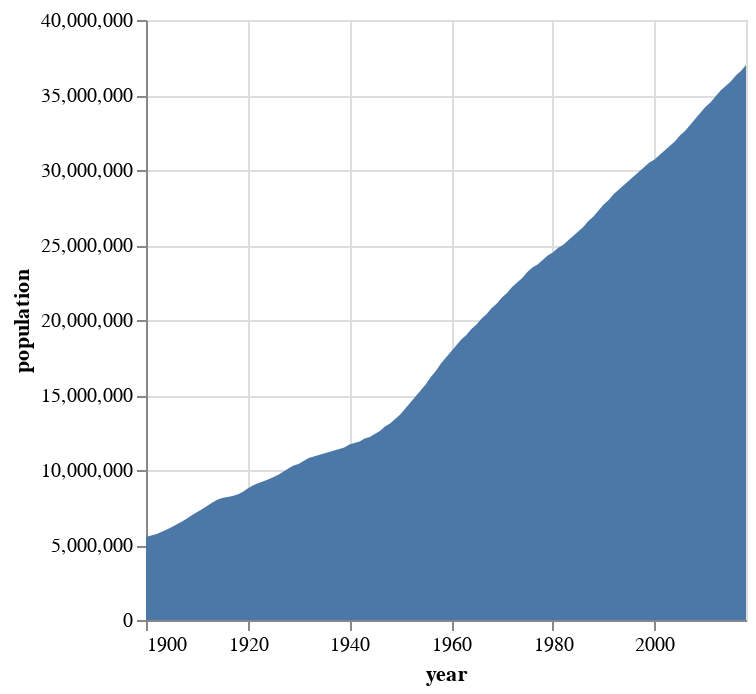

Notebook source saved alongside this figure:
### Markdown cell above
## Area Marks

The `area` mark type combines aspects of `line` and `bar` marks: it visualizes connections (slopes) among data points, but also shows a filled region, with one edge defaulting to a zero-valued baseline.
Here’s a polished, student-friendly version of your area chart instructions with better grammar, flow, and a bit of explanation:

### Area Chart

An **area chart** is very similar to a line chart, but it emphasizes the magnitude of values by shading the area beneath the line. This makes it easier to see how the values accumulate or change over time.

<div class="alert alert-info" style="color:black; padding: 15px; border-radius: 8px; background-color:#eaf4ff;">

  <p><strong>Guiding Question:</strong>
    <em>How has Canada’s population changed over time?</em></p>

  <p>We will create an area chart to visualize this growth:</p>

  <p><strong>Chart Specification:</strong></p>
  <ul>
    <li>Encode <code>year</code> on the <strong>x channel</strong>.</li>
    <li>Encode <code>population</code> on the <strong>y channel</strong>.</li>
    <li>Use <code>mark_area</code> to fill in the space under the line.</li>
  </ul>

  <p>This will allow us to clearly see how Canada’s population has grown across the years.</p>
</div>

### Code cell
canada_area_chart = alt.Chart(canada_data).mark_area().encode(
    alt.X("year:T"),
    alt.Y('population:Q')
)
# Show plot
canada_area_chart
